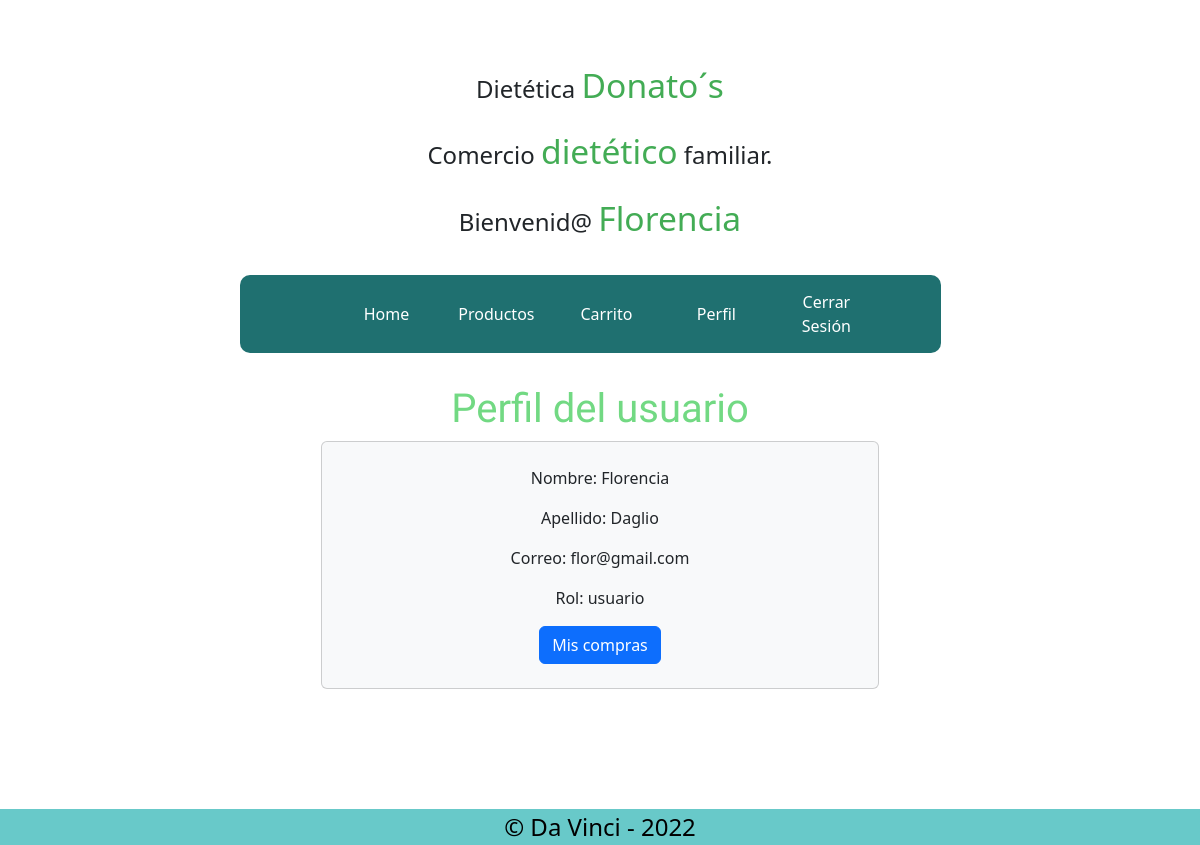
Screenshot of /index.php?s=perfil (signed in) with the database file from the repository.
### tables this page shows
CREATE TABLE `usuario` (
  `usuario_id` int(11) NOT NULL AUTO_INCREMENT,
  `nombre` varchar(100) NOT NULL,
  `apellido` varchar(100) NOT NULL,
  `email` varchar(150) NOT NULL,
  `password` varchar(300) NOT NULL,
  `fk_rol` int(11) NOT NULL,
  PRIMARY KEY (`usuario_id`),
  KEY `fk_rol` (`fk_rol`),
  CONSTRAINT `relacion_usuario_rol` FOREIGN KEY (`fk_rol`) REFERENCES `rol` (`rol_id`)
);

CREATE TABLE `rol` (
  `rol_id` int(11) NOT NULL AUTO_INCREMENT,
  `rol` varchar(100) NOT NULL,
  PRIMARY KEY (`rol_id`)
);

### classes/Usuario.php (called while the page is built, shortened)
<?php
class Usuario
{
    private string $nombre;
    private string $apellido;
    private string $email;
    private string $rol;
    function traerPorId(int $id): ?usuario
    {
        $db = (new DB)->getConexion();
        $query = "SELECT * FROM usuario INNER JOIN rol ON rol.rol_id = usuario.fk_rol
                WHERE usuario_id = ?";
        $stmt = $db->prepare($query);
        $stmt->execute([$id]);
        $stmt->setFetchMode(PDO::FETCH_CLASS, usuario::class);
        $usuario = $stmt->fetch();
        return $usuario;
    }
    public function getUsuarioNombre() : string{
        return $this->nombre;
    }
    public function getApellido(): string
    {
        return $this->apellido;
    }
    public function getEmail(): string
    {
        return $this->email;
    }
    public function getUsuarioRol() : string{
        return $this->rol;
    }
}

### classes/Auth.php (called while the page is built, shortened)
<?php
class Auth{
    public function getId(): ?int
	{
		return $_SESSION['usuario_id'] ?? null;
	}
}
?>

### views/perfil.php (the view)
<?php
$usuario_id = (new Auth)->getId();
$usuario = (new Usuario)->traerPorId($usuario_id);
?>
<section class="container">
    <h1>Perfil del usuario</h1>
    <div class="col-md-6 mx-auto card text-center p-4 bg-light">
        <article>
            <p>Nombre: <span><?= $usuario->getUsuarioNombre(); ?></span> </p>
            <p>Apellido: <span><?= $usuario->getApellido(); ?></span></p>
            <p>Correo: <span><?= $usuario->getEmail(); ?></span></p>
            <p>Rol: <span><?= $usuario->getUsuarioRol(); ?></span></p>
            <a href="index.php?s=mis-compras&id=<?= $usuario_id; ?>" class="btn btn-primary">Mis compras</a>
        </article>
    </div>
</section>

### css/estilos.css (style rules this page uses)
* { margin: 0; padding: 0; font-size: 1rem; }
h1 { text-align: center; color: rgb(114, 217, 131); font-family: "Domine", serif; }

### rows the page displays
usuario: nombre "Florencia", apellido "Daglio", email "flor@gmail.com", fk_rol.rol "usuario"

### other values shown
$_SESSION['nombre'] "Florencia"
